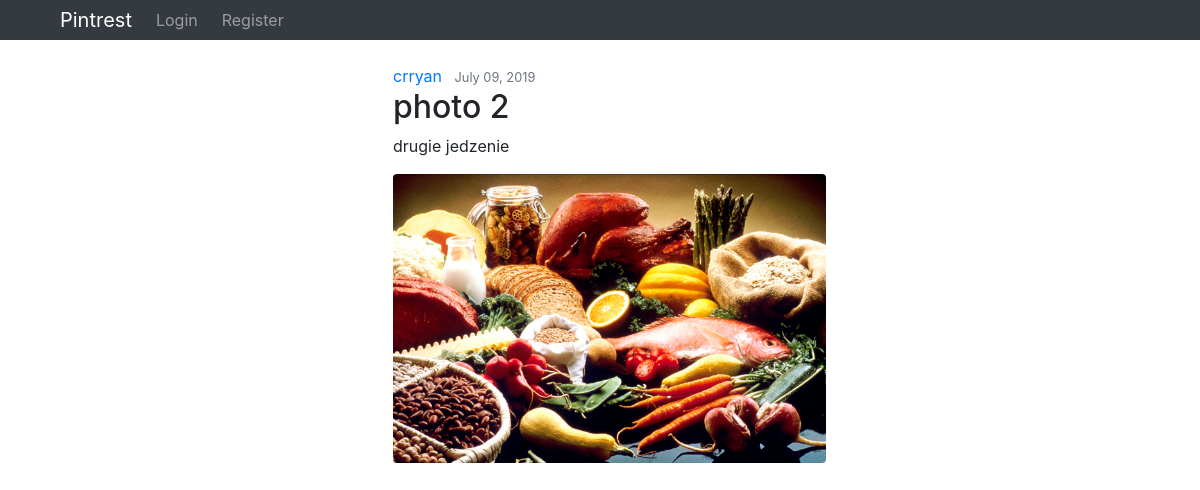
The app's page /photo/2/ with its own data.
### blog/models.py (models this page shows, shortened)
class Photo(models.Model):
    title = models.CharField(max_length=25)
    content = models.TextField()
    date_posted = models.DateTimeField(default=timezone.now)
    author = models.ForeignKey(User, on_delete=models.CASCADE)
    image = models.ImageField(default='default.jpg', upload_to='pics/')

### blog/views.py (the view)
# urls.py: path('photo/<int:pk>/', PostDetailView.as_view(), name='post-detail'),
class PostDetailView(DetailView):
    model = Photo

### blog/templates/blog/photo_detail.html
{% extends 'blog/base.html' %}
{% load staticfiles %}
{% block content %}
    <div class="col-5" style="margin-left: 30%">
        <div class="gallery">
            <a href="#" class="mr-2">{{ object.author }}</a>
            <small class='text-muted'>{{object.date_posted|date:"F d, Y" }} </small>
            <h2 class="article-title">{{ object.title }}</h2>
            <p class='article-content'>{{ object.content }}</p>
                <img class='img-fluid rounded' src="{{ object.image.url }}">
        </div>
    </div>
{% endblock %}

### records on screen
Photo: author "crryan", date_posted "July 09, 2019", title "photo 2", content "drugie jedzenie", image (placeholder picture)
